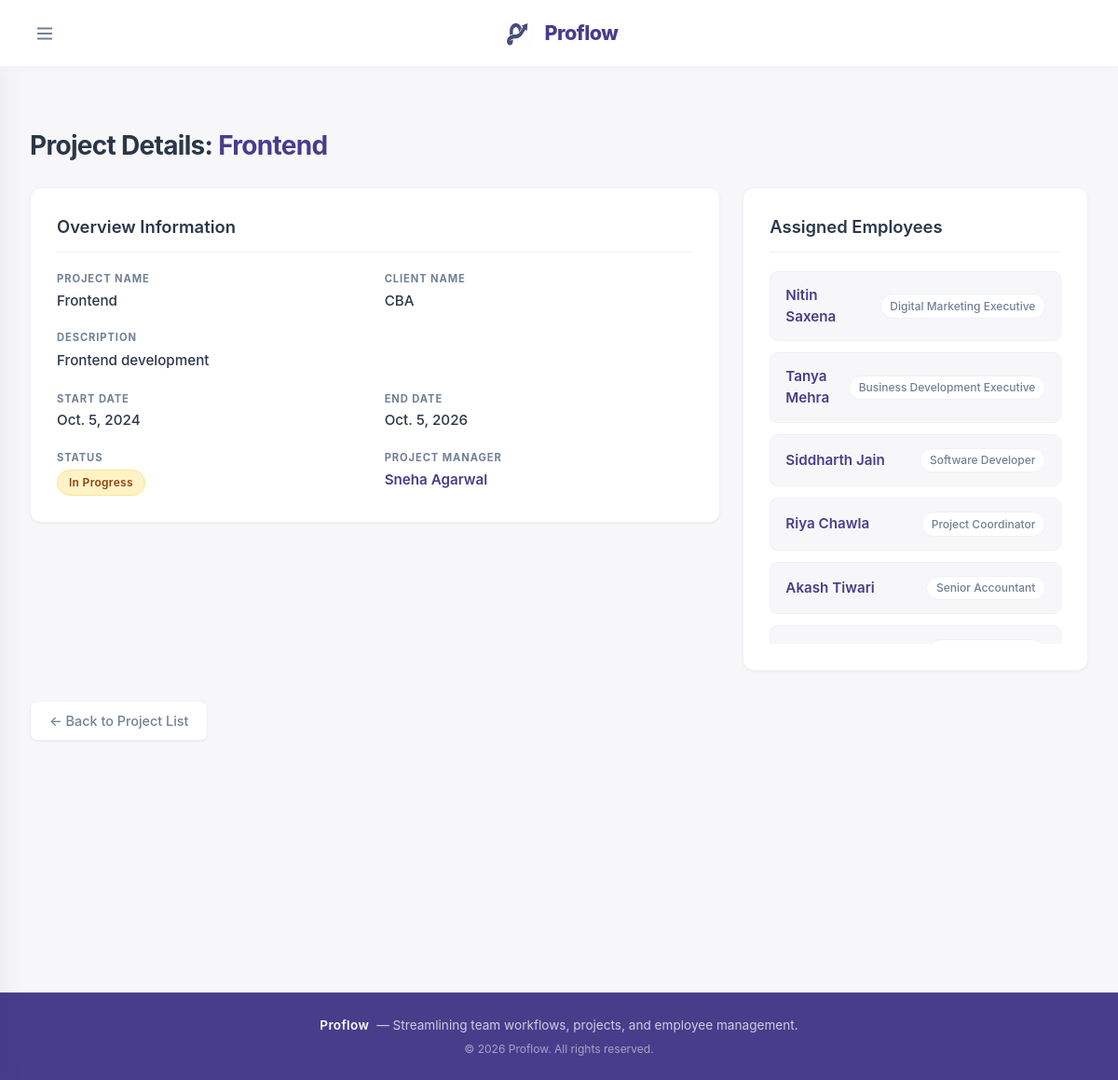
The page /projects/2/ on the database as committed earlier.
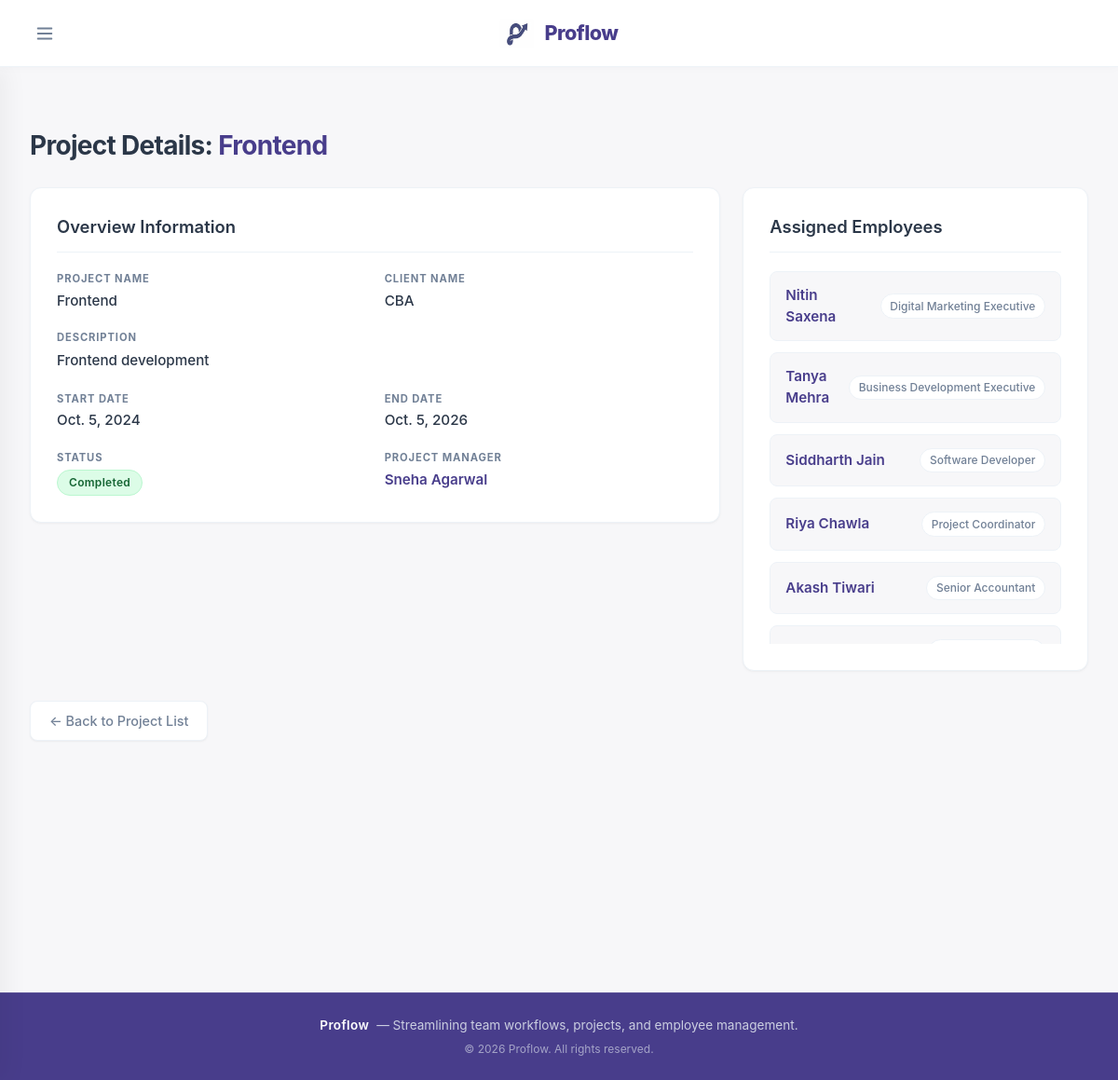
The same page on the database as committed later.
### core/models.py (models this page shows, shortened)
class Project(models.Model):
    Status_Choices=[
        ('Not started','Not Started'),
        ('In Progress','In Progress'),
        ('Completed','Completed'),]
    project_name = models.CharField(max_length=100)
    client_name = models.CharField(max_length=100)
    description = models.TextField()
    start_date =  models.DateField()
    end_date   = models.DateField(null=True,blank=True)
    status = models.CharField(max_length=100,choices=Status_Choices,default='Not started')
    project_manager = models.ForeignKey(
        Employee,
        on_delete=models.SET_NULL,
        null=True,
        blank=True,
        related_name='managed_projects'
     )
    employees = models.ManyToManyField(
        Employee,
        related_name='projects',
        blank=True
    )

class Employee(models.Model):
    employee_id = models.CharField(max_length=10,unique=True)
    name = models.CharField(max_length=50)
    email = models.EmailField(unique=True)
    phone = models.CharField(max_length=15)
    department = models.CharField(max_length=55)
    designation = models.CharField(max_length=50)
    date_of_joining = models.DateField()
    salary = models.DecimalField(max_digits=15,decimal_places=2)
    is_active = models.BooleanField(default=True)

### core/views.py (the view)
# urls.py: path('projects/<int:id>/', views.project_detail, name='project_detail'),
def project_detail(request, id):
    project = get_object_or_404(Project, id=id)
    context = {
        'project': project,
    }
    return render(request, 'project_details.html', context)

### core/templates/project_details.html (shortened to what this page needs)
{% extends 'base.html' %}
{% block content %}
<div class="detail-container">
    <div class="page-header">
        <h2>Project Details: <span class="highlight-title">{{ project.project_name }}</span></h2>
    </div>
    <div class="dashboard-grid">
        <div class="detail-card main-card">
            <h3>Overview Information</h3>
            <div class="info-grid">
                <div class="info-item">
                    <span class="label">Project Name</span>
                    <span class="value">{{ project.project_name }}</span>
                </div>
                <div class="info-item">
                    <span class="label">Client Name</span>
                    <span class="value">{{ project.client_name }}</span>
                </div>
                <div class="info-item full-width">
                    <span class="label">Description</span>
                    <span class="value description-text">{{ project.description }}</span>
                </div>
                <div class="info-item">
                    <span class="label">Start Date</span>
                    <span class="value">{{ project.start_date }}</span>
                </div>
                <div class="info-item">
                    <span class="label">End Date</span>
                    <span class="value">{{ project.end_date|default:"Ongoing" }}</span>
                </div>
                <div class="info-item">
                    <span class="label">Status</span>
                    <span class="value">
                        {% if project.status == 'Completed' %}
                            <span class="badge badge-success">{{ project.status }}</span>
                        {% elif project.status == 'In Progress' %}
                            <span class="badge badge-warning">{{ project.status }}</span>
                        {% else %}
                            <span class="badge badge-secondary">{{ project.status }}</span>
                        {% endif %}
                    </span>
                </div>
                <div class="info-item">
                    <span class="label">Project Manager</span>
                    <span class="value">
                        {% if project.project_manager %}
                            <a href="{% url 'employee_detail' project.project_manager.id %}" class="employee-link">{{ project.project_manager.name }}</a>
                        {% else %}
                            <span class="text-muted">No Manager Assigned</span>
                        {% endif %}
                    </span>
                </div>
            </div>
        </div>
        <div class="detail-card employee-card-container">
            <h3>Assigned Employees</h3>
            <ul class="employee-list-detail">
                {% for employee in project.employees.all %}
                    <li>
                        <div class="employee-info">
                            <a href="{% url 'employee_detail' employee.id %}" class="employee-link">{{ employee.name }}</a>
                            <span class="employee-designation">{{ employee.designation }}</span>
                        </div>
                    </li>
                {% empty %}
                    <li class="empty-list">No employees assigned to this project yet.</li>
                {% endfor %}
            </ul>
        </div>
    </div>
    <div class="action-footer">
        <a href="{% url 'project_list' %}" class="btn btn-secondary">← Back to Project List</a>
    </div>
</div>
{% endblock %}

Rows that differ between the two databases and show on the page:
changed Project "Frontend": status "In Progress" → "Completed"
